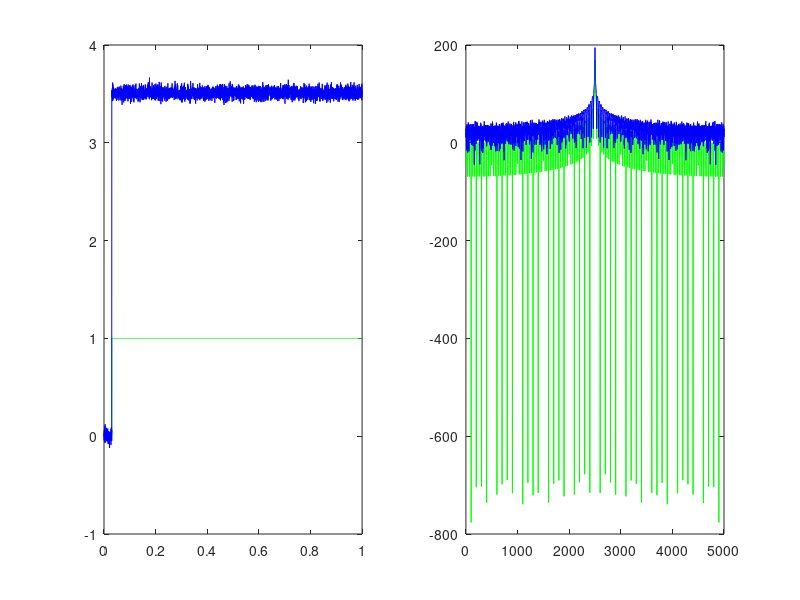
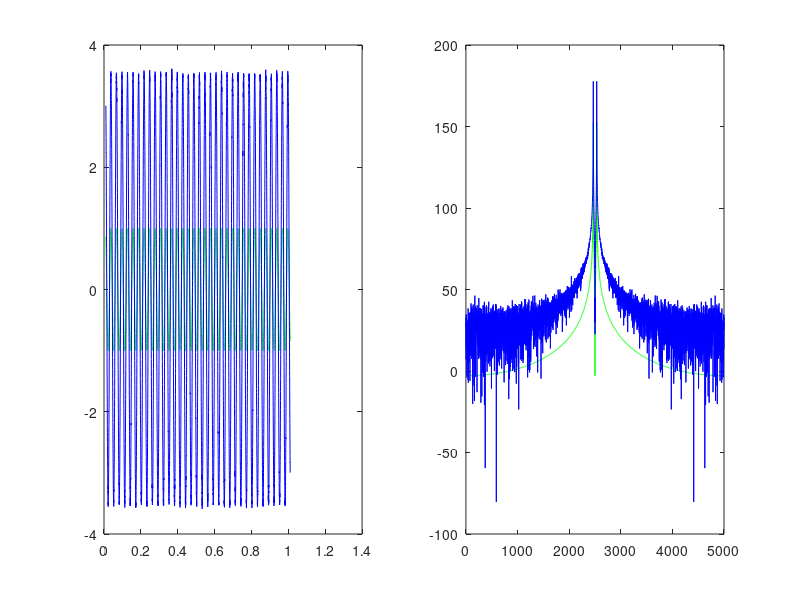
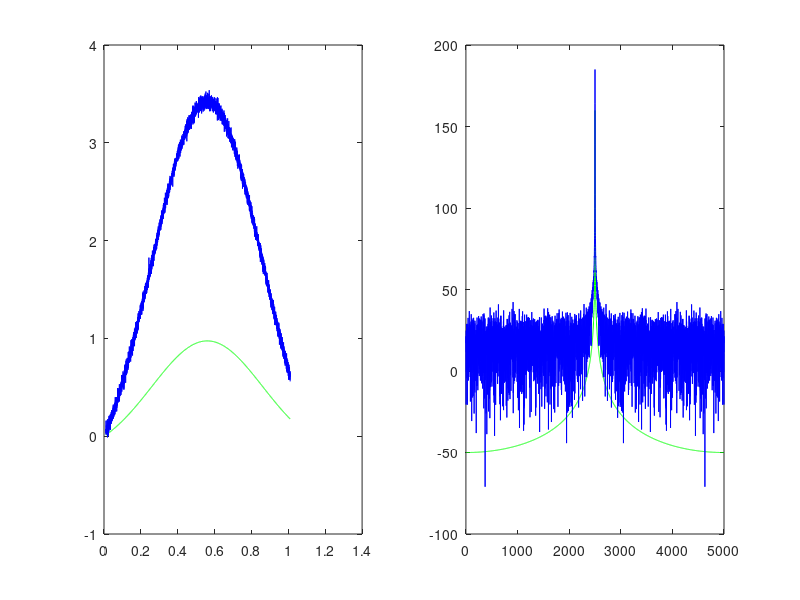

These charts were generated, in order, by the following MATLAB code:
function [] = time2()
%Robert Chitiu
%101047295
set(0,'DefaultFigureWindowStyle','docked')
close all

R1=1;
R2=2;
R3=55.4247;
R4=0.1;
Ro=1000;
a=100;
L=0.2;
Cap=0.25;
Cn=0.00001;

G = zeros(8,8);
C = zeros(8,8);
F = zeros(8,8);


Vin = linspace(-10,10,100);
Vo = zeros(100,1);
V3 = zeros(100,1);
Av = zeros(100,1);
w = 2*pi*linspace(0,80,100);


G(1,1) = 1/R1;
G(1,2) = -1/R1;
G(2,1) = -1/R1;
G(2,2) = -1/R1+1/R2;
G(3,2) = 1;
G(3,3) = 1/R3;

G(4,4) = 1/R4;
G(5,4) = 1/R4;
G(4,5) = -1/R4;
G(5,5) = 1/R4+1/Ro;
G(6,2) = -1;
G(6,1) = 1;
G(7, 2) = 1;
G(7, 3) = -1;
G(8, 3) = -a/R3;
G(8, 4) = 1;
G(1, 6) = 1;
G(2, 7) = 1;
G(3, 7) = -1;
G(4, 8) = 1;


C(2,1) = Cap;
C(2,2) = -Cap;
C(6,6) = L;
C(3,4) = Cn;


%Time simulation 
time=zeros(5000,1);
VStep=zeros(5000,1);
Vo = zeros(5000,1);

for i=1:5000
    
    if i==1
    time(i)=0.0002;    
    else
    time(i)=time(i-1)+0.0002;
    end
    
    if time(i)>=0.03
       VStep(i)=1;
    end
    F(6) = VStep(i);
    A = G + C ;
    V = A\F;
    Vo(i) = V(5);
    
    F(3)=randn()/100;
 
end
  
    fin=fft(VStep);
    ffin=fftshift(fin);
    fout=fft(Vo);
    ffout=fftshift(fout);


    figure (5) 
    subplot(1,2,1)
    plot(time,VStep,'g')
    hold on
    subplot(1,2,1)
    plot(time,Vo,'b')
    figure (5)
    subplot(1,2,2)
    plot(20*log (abs(ffin)),'g')
    hold on
    subplot(1,2,2)
    plot(20*log (abs(ffout)),'b')
  
    
time=zeros(5000,1);    
Vsin=zeros(5000,1);
Vo = zeros(5000,1);
f=1/0.03;


for i=1:5000
    
    if i==1
    time(i)=0.01;    
    else
    time(i)=time(i-1)+0.0002;
    end
    
    Vsin(i)=sin(2*pi*f*time(i)); 
    F(6) = Vsin(i);
    A = G + C;
    V = A\F;
    Vo(i) = V(5);
    
    F(3)=randn()/100;
end

fin=fft(Vsin);
ffin=fftshift(fin);
fout=fft(Vo);
ffout=fftshift(fout);
figure (6) 
subplot(1,2,1)
plot(time,Vsin,'g')
hold on
subplot(1,2,1)
plot(time,Vo,'b')
subplot(1,2,2)
plot(20*log (abs(ffin)),'g')
hold on
subplot(1,2,2)
plot(20*log (abs(ffout)),'b')

Vo = zeros(2000,1);
sd=0.3;
mu=.5;
Vgaus = 2.23/(2*pi*sd)*exp(-(time-0.06-mu).^2/(2*sd^2)) - 0.2085; 
 

for i=1:5000
    
    
    F(6) = Vgaus(i);
    A = G + C;
    V = A\F;
    Vo(i) = V(5);
    
    F(3)=randn()/100;
end
fin=fft(Vgaus);
ffin=fftshift(fin);
fout=fft(Vo);
ffout=fftshift(fout);

figure(7)
subplot(1,2,1)
plot(time,Vgaus,'g');
hold on
subplot(1,2,1)
plot(time,Vo,'b');
figure(7)
subplot(1,2,2)
plot(20*log (abs(ffin)),'g')
hold on
subplot(1,2,2)
plot(20*log (abs(ffout)),'b')

end